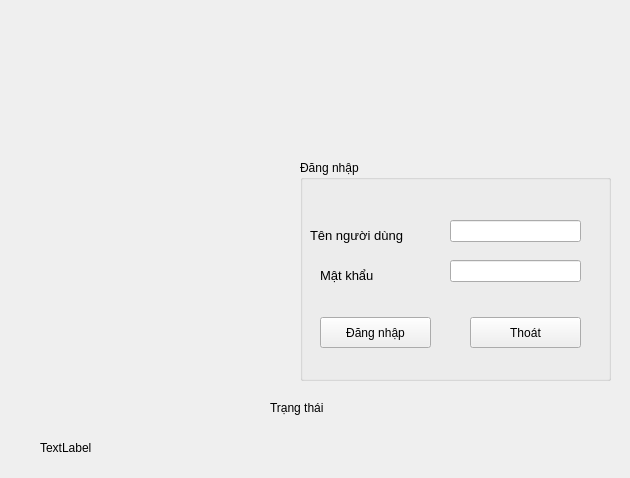
<?xml version="1.0" encoding="UTF-8"?>
<ui version="4.0">
 <class>DangNhap</class>
 <widget class="QWidget" name="DangNhap">
  <property name="geometry">
   <rect>
    <x>0</x>
    <y>0</y>
    <width>630</width>
    <height>478</height>
   </rect>
  </property>
  <property name="windowTitle">
   <string>Form</string>
  </property>
  <widget class="QGroupBox" name="groupBox">
   <property name="geometry">
    <rect>
     <x>300</x>
     <y>160</y>
     <width>311</width>
     <height>221</height>
    </rect>
   </property>
   <property name="title">
    <string>Đăng nhập</string>
   </property>
   <widget class="QLabel" name="label">
    <property name="geometry">
     <rect>
      <x>10</x>
      <y>60</y>
      <width>131</width>
      <height>31</height>
     </rect>
    </property>
    <property name="font">
     <font>
      <pointsize>10</pointsize>
     </font>
    </property>
    <property name="text">
     <string>Tên người dùng</string>
    </property>
   </widget>
   <widget class="QLabel" name="label_2">
    <property name="geometry">
     <rect>
      <x>20</x>
      <y>100</y>
      <width>81</width>
      <height>31</height>
     </rect>
    </property>
    <property name="font">
     <font>
      <pointsize>10</pointsize>
     </font>
    </property>
    <property name="text">
     <string>Mật khẩu</string>
    </property>
   </widget>
   <widget class="QLineEdit" name="lineEdit_Username">
    <property name="geometry">
     <rect>
      <x>150</x>
      <y>60</y>
      <width>131</width>
      <height>22</height>
     </rect>
    </property>
   </widget>
   <widget class="QLineEdit" name="lineEdit_Password">
    <property name="geometry">
     <rect>
      <x>150</x>
      <y>100</y>
      <width>131</width>
      <height>22</height>
     </rect>
    </property>
    <property name="echoMode">
     <enum>QLineEdit::Password</enum>
    </property>
   </widget>
   <widget class="QPushButton" name="pushButton_DangNhap">
    <property name="geometry">
     <rect>
      <x>20</x>
      <y>157</y>
      <width>111</width>
      <height>31</height>
     </rect>
    </property>
    <property name="text">
     <string>Đăng nhập</string>
    </property>
   </widget>
   <widget class="QPushButton" name="pushButton_Thoat">
    <property name="geometry">
     <rect>
      <x>170</x>
      <y>157</y>
      <width>111</width>
      <height>31</height>
     </rect>
    </property>
    <property name="text">
     <string>Thoát</string>
    </property>
   </widget>
  </widget>
  <widget class="QLabel" name="label_TrangThai">
   <property name="geometry">
    <rect>
     <x>270</x>
     <y>400</y>
     <width>331</width>
     <height>16</height>
    </rect>
   </property>
   <property name="text">
    <string>Trạng thái</string>
   </property>
  </widget>
  <widget class="QLabel" name="label_HinhAnh">
   <property name="geometry">
    <rect>
     <x>20</x>
     <y>130</y>
     <width>211</width>
     <height>271</height>
    </rect>
   </property>
   <property name="text">
    <string/>
   </property>
   <property name="pixmap">
    <pixmap>F:/Hình ảnh/Saved Pictures/quan ly ban hang.png</pixmap>
   </property>
   <property name="scaledContents">
    <bool>true</bool>
   </property>
  </widget>
  <widget class="QLabel" name="label_3">
   <property name="geometry">
    <rect>
     <x>-6</x>
     <y>-5</y>
     <width>641</width>
     <height>131</height>
    </rect>
   </property>
   <property name="text">
    <string/>
   </property>
   <property name="pixmap">
    <pixmap>F:/Hình ảnh/Saved Pictures/Screenshot 2020-11-22 151629.png</pixmap>
   </property>
   <property name="scaledContents">
    <bool>true</bool>
   </property>
  </widget>
  <widget class="QLabel" name="label_4">
   <property name="geometry">
    <rect>
     <x>0</x>
     <y>120</y>
     <width>631</width>
     <height>361</height>
    </rect>
   </property>
   <property name="text">
    <string/>
   </property>
   <property name="pixmap">
    <pixmap>F:/Hình ảnh/Saved Pictures/sky660.jpg</pixmap>
   </property>
  </widget>
  <widget class="QLabel" name="label_5">
   <property name="geometry">
    <rect>
     <x>40</x>
     <y>440</y>
     <width>171</width>
     <height>16</height>
    </rect>
   </property>
   <property name="text">
    <string>TextLabel</string>
   </property>
  </widget>
  <zorder>label_4</zorder>
  <zorder>label_3</zorder>
  <zorder>groupBox</zorder>
  <zorder>label_TrangThai</zorder>
  <zorder>label_HinhAnh</zorder>
  <zorder>label_5</zorder>
 </widget>
 <resources/>
 <connections/>
</ui>
